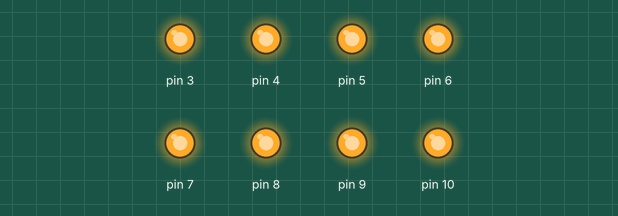
A sketch run on a simulated Arduino Uno, built with avr-gcc and run on an emulated ATmega328P. Parts: output pins drawn as LEDs (lit = HIGH).

Above: at 0.1 s.
At 5.1 s:
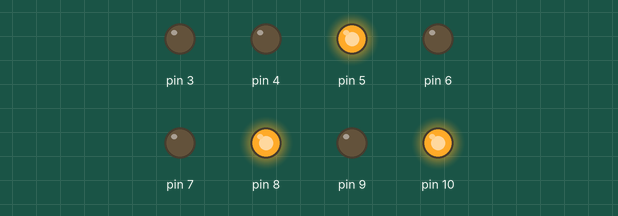
At 9.1 s:
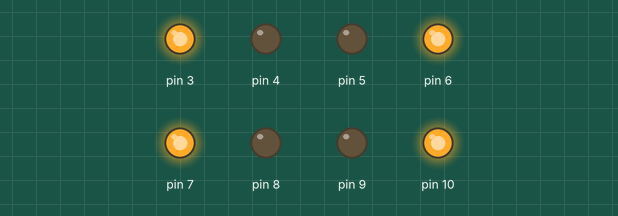
At 19.1 s:
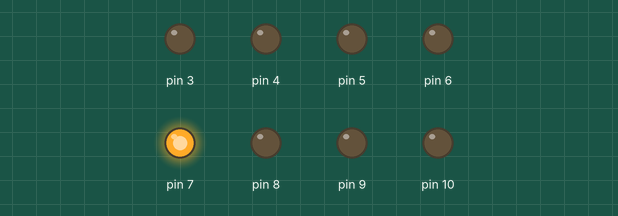
At 28.1 s:
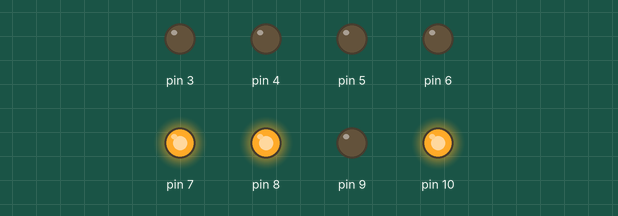
At 38.1 s:
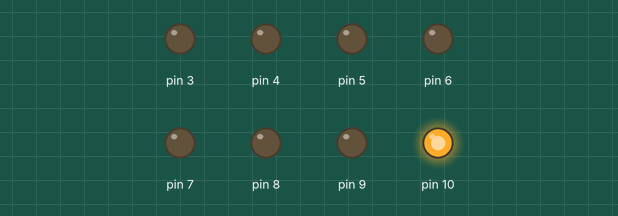
Timing chart, 0 to 40.0 s (numbered marks = the images above):
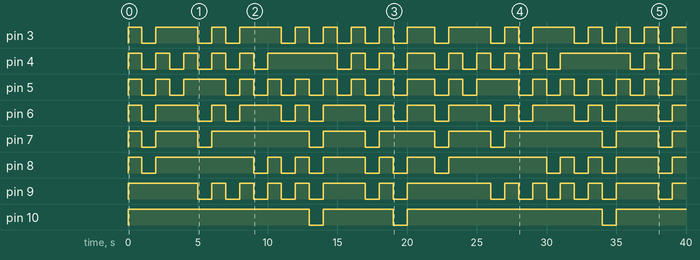

The sketch:

1.ino
```cpp
int led_num[10][7] = {
    {3, 4, 5, 6, 7, 8},      // 數字　0
    {4, 5},                  // 數字　1
    {3, 4, 6, 7, 9},         // 數字　2
    {3, 4, 5, 6, 9},         // 數字　3
    {4, 5, 8, 9},            // 數字　4
    {3, 5, 6, 8, 9},         // 數字　5
    {3, 5, 6, 7, 8, 9, 10},  // 數字　6
    {3, 4, 5},               // 數字　7
    {3, 4, 5, 6, 7, 8, 9},   // 數字　8
    {3, 4, 5, 6, 8, 9, 10}   // 數字　9
};
int num = 0;      // 數字變數
int segment = 0;  // LED腳位變數

void led_dark()  // 將7段顯示器LED全部熄滅
{
    for (segment = 3; segment <= 10; segment++) digitalWrite(segment, HIGH);
    delay(1000);
}
void setup() {
    for (segment = 3; segment <= 10; segment++)
        pinMode(segment, OUTPUT);  // 接腳設定輸出
}

void loop() {
    led_dark();  // 將7段顯示器LED全部熄滅
    for (num = 0; num < 10; num++) {
        for (segment = 0; segment < 7; segment++)  // 每1秒切換顯示數字  0～9
            digitalWrite(led_num[num][segment], LOW);
        delay(1000);
        led_dark();  // 將7段顯示器LED全部熄滅
    }
}
```

Measured:
- by itself, pin 3: LOW → HIGH at 0.00 s, → LOW 1.0 s later, → HIGH 1.0 s later, → LOW 3.0 s later, … (31 changes in this stretch)
- by itself, pin 4: LOW → HIGH at 0.00 s, → LOW 1.0 s later, → HIGH 1.0 s later, → LOW 1.0 s later, … (31 changes in this stretch)
- by itself, pin 5: LOW → HIGH at 0.00 s, → LOW 1.0 s later, → HIGH 1.0 s later, → LOW 1.0 s later, … (35 changes in this stretch)
- by itself, pin 6: LOW → HIGH at 0.00 s, → LOW 1.0 s later, → HIGH 1.0 s later, → LOW 3.0 s later, … (27 changes in this stretch)
- by itself, pin 7: LOW → HIGH at 0.00 s, → LOW 1.0 s later, → HIGH 1.0 s later, → LOW 3.0 s later, … (17 changes in this stretch)
- by itself, pin 8: LOW → HIGH at 0.00 s, → LOW 1.0 s later, → HIGH 1.0 s later, → LOW 7.0 s later, … (23 changes in this stretch)
- by itself, pin 9: LOW → HIGH at 0.00 s, → LOW 5.0 s later, → HIGH 1.0 s later, → LOW 1.0 s later, … (27 changes in this stretch)
- by itself, pin 10: goes HIGH 13.0 s, LOW 1.0 s, HIGH 5.0 s, LOW 1.0 s, HIGH 14.0 s, LOW 1.0 s, then HIGH
